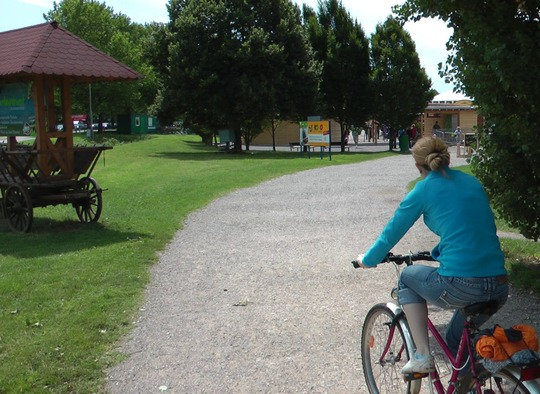
%> input picture segmentation_test/people05_0027.jpg, 540 x 394 px
$ octave exp14.m   (GNU Octave 9; MATLAB toolbox functions it lacks are replaced by stand-ins)
%> lines starting %> are read from the running program, lines starting %| are printed output that depends on the picture
### segmentation_test/getPosImg.m
function [re_ximg re_yimg] = getPosImg(img)

[row_img column_img byte_img] = size(img);

re_ximg = zeros(row_img,column_img);
re_yimg = zeros(row_img,column_img);

for i = 1:row_img
    for j = 1:column_img
        re_ximg(i,j) = j;
        re_yimg(i,j) = i;
    end
end

### segmentation_test/normalRowData.m
function re_data = normalRowData(data)

[row_t column_t] = size(data);

for i = 1:column_t
    tempdata = data(:,i);
    value = max(tempdata);
    tempdata = tempdata/value;
    data(:,i) = tempdata;
end

re_data = data;

### config/config_tool.m
[a,b,c] = fileparts(mfilename('fullpath')) ;
[a,b,c] = fileparts(a);
root = a ;

addpath(fullfile(root,'function'));
addpath(fullfile(root,'gmm'));
addpath(fullfile(root,'segmentation'));
addpath(fullfile(root,'segmentation_test'));
addpath(fullfile(root,'FelzenSegment'));


if systemJudge() == 1
%    addpath('~/projects/imageprocessing/common');
%    addpath('~/projects/imageprocessing/common_c');

    addpath('/data/projects/matrix/common_c');
    addpath('/data/projects/matrix/common');
    addpath('/data/projects/matrix/parallel_computing/function/');
    addpath('~/libs/SLIC_mex');
    run('~/libs/vlfeat-0.9.20/toolbox/vl_setup');

    addpath('~/libs/mexopencv/');
    addpath('~/libs/mexopencv/opencv_contrib/');
    addpath('~/libs/mexopencv/test/');
else

    if exist('E:') == 0
        addpath('D:\projects\matrix\imageprocessing\common');
        addpath('D:\projects\matrix\imageprocessing\common_c');
        addpath('D:\tools\SLIC_mex');
        run('D:\tools\vlfeat-0.9.20-bin\vlfeat-0.9.20\toolbox\vl_setup');
    else
        addpath('E:\projects\matrix\imageprocessing\common');
        addpath('E:\projects\matrix\imageprocessing\common_c');
        addpath('E:\tools\SLIC_mex');
        run('E:\tools\vlfeat-0.9.18-bin\vlfeat-0.9.18\toolbox\vl_setup');
    end
end

### segmentation_test/exp14.m
clear all
close all
clc

run('../config/config_tool');
%> (this line was passed over: systemJudge is not available in this run)


img = double(imread('people05_0027.jpg'));
% img = double(imread('cars1_01.jpg'));
% img = double(imread('cats03_0080.jpg'));

[row_img column_img byte_img] = size(img);
%> row_img = 394; column_img = 540; byte_img = 3

colorTransform = makecform('srgb2lab');
lab = applycform(uint8(img), colorTransform);
%> lab: size 394x540x3 uint8; mean of channels 1, 2, 3 105.7, 123, 134.9

lab = double(lab);
%> lab: size 394x540x3 double; mean of channels 1, 2, 3 105.7, 123, 134.9

L_Image = lab(:, :, 1);  % Extract the L image.
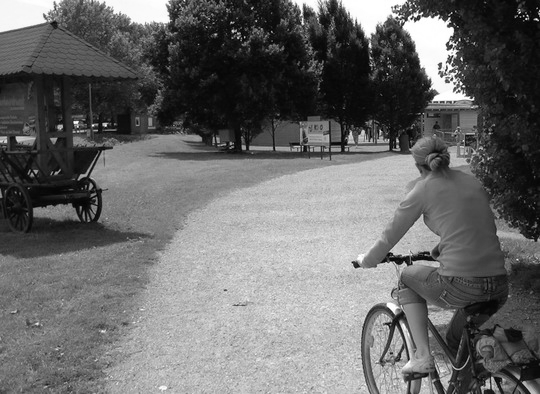
%> L_Image: size 394x540 double; min 1, max 255, mean 105.7
A_Image = lab(:, :, 2);  % Extract the A image.
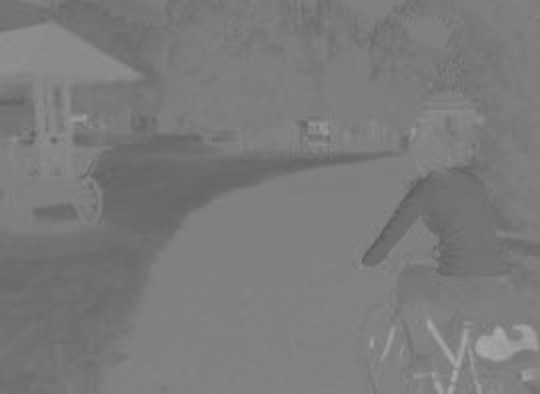
%> A_Image: size 394x540 double; min 91, max 169, mean 123
B_Image = lab(:, :, 3);  % Extract the B image.
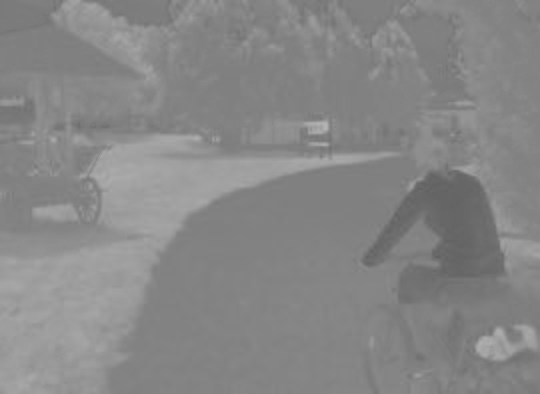
%> B_Image: size 394x540 double; min 96, max 181, mean 134.9


global g_displayMatrixImage;
g_displayMatrixImage = 1;
displayMatrixImage(1,1,3,L_Image,A_Image,B_Image)
%> (this line was passed over: displayMatrixImage is not available in this run)

figure
imshow(lab);


input('pause')
%> the answer given: 3
[ximg yimg] = getPosImg(img);
%> after the loop in getPosImg, `for i = 1:row_img`:
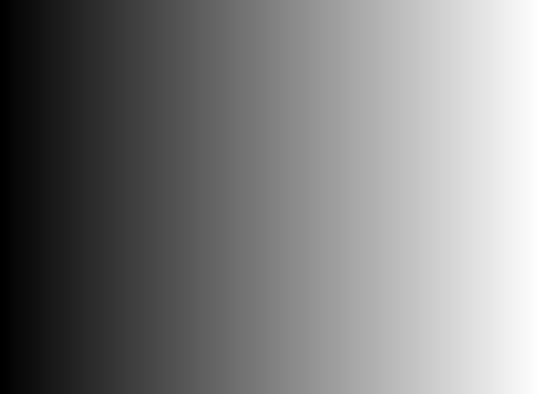
%> re_ximg: size 394x540 double; min 1, max 540, mean 270.5; drawn with min black and max white
%> after the loop in getPosImg, `for i = 1:row_img`:
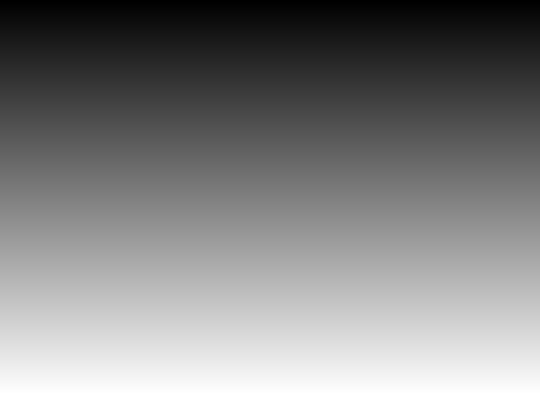
%> re_yimg: size 394x540 double; min 1, max 394, mean 197.5; drawn with min black and max white


data =  reshape(img,row_img*column_img,byte_img);
xdata = reshape(ximg,row_img*column_img,1);
ydata = reshape(yimg,row_img*column_img,1);

data = [data xdata ydata];

nordata = normalRowData(data);
%> the loop in normalRowData, `for i = 1:column_t` made 5 passes
%> value on passes 1 to 5: 255, 255, 255, 540, 394

num = 4000;

center_x = round(rand(num,1)*row_img);
center_y = round(rand(num,1)*column_img);

center_labels = 0:num;
center_labels = center_labels';

center_clr = zeros(num,3);

for i = 1:num
    posx = center_x(i);
    posy = center_y(i);

    posx = max([1 posx]);
    posy = max([1 posy]);

    posx = min([posx column_img]);
    posy = min([posy row_img]);

    center_x(i) = posx;
%> (the run ends here)

$ run again, with segmentation_test/cats03_0080.jpg copied over segmentation_test/people05_0027.jpg
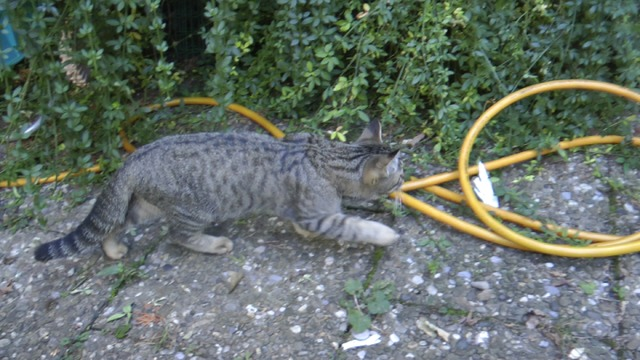
%> input picture segmentation_test/cats03_0080.jpg, 640 x 360 px
%> `L_Image = lab(:, :, 1);`:
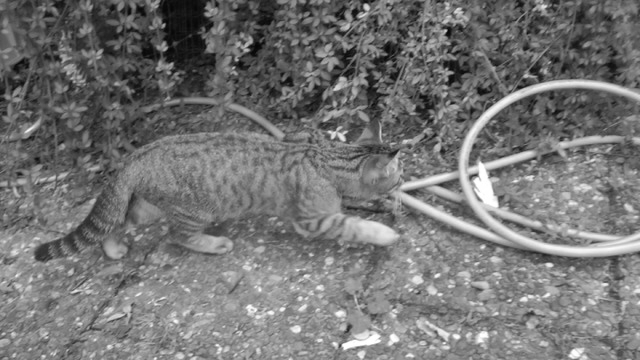
%> L_Image: size 360x640 double; min 6, max 255, mean 116.6
%> `B_Image = lab(:, :, 3);`:
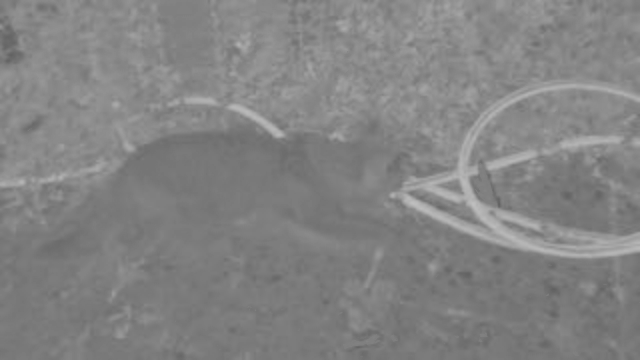
%> B_Image: size 360x640 double; min 97, max 191, mean 130.9
%> the loop in normalRowData, `for i = 1:column_t` made 5 passes
%> value on passes 1 to 5: 255, 255, 255, 640, 360
